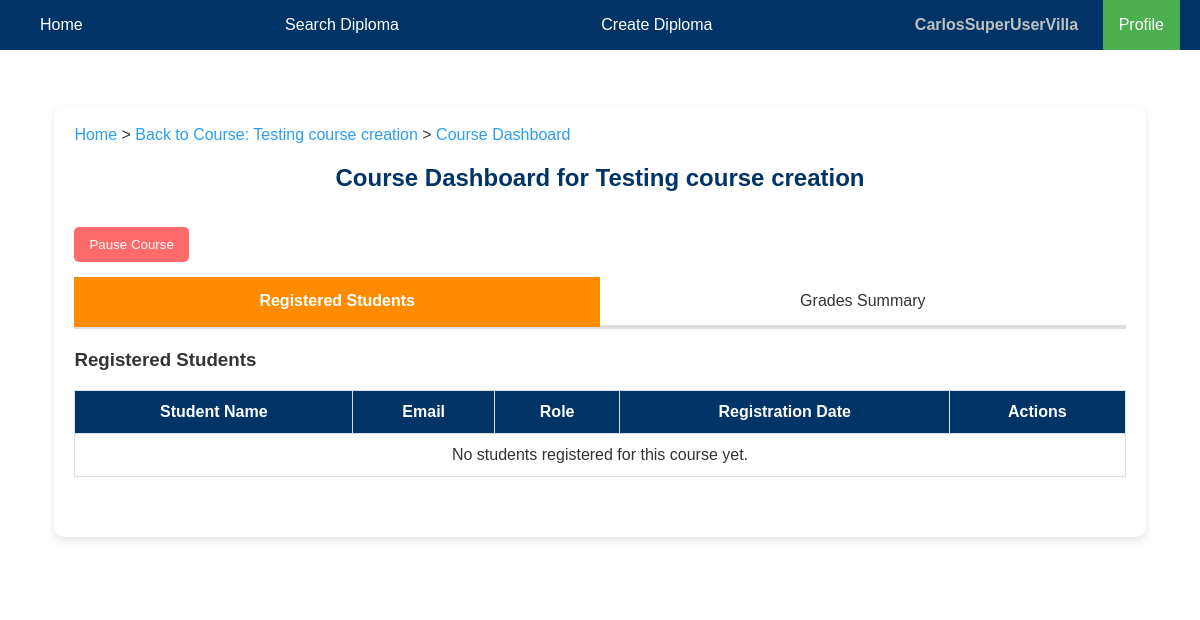
Before: /course/1/dashboard/ (signed in) with the older database file.
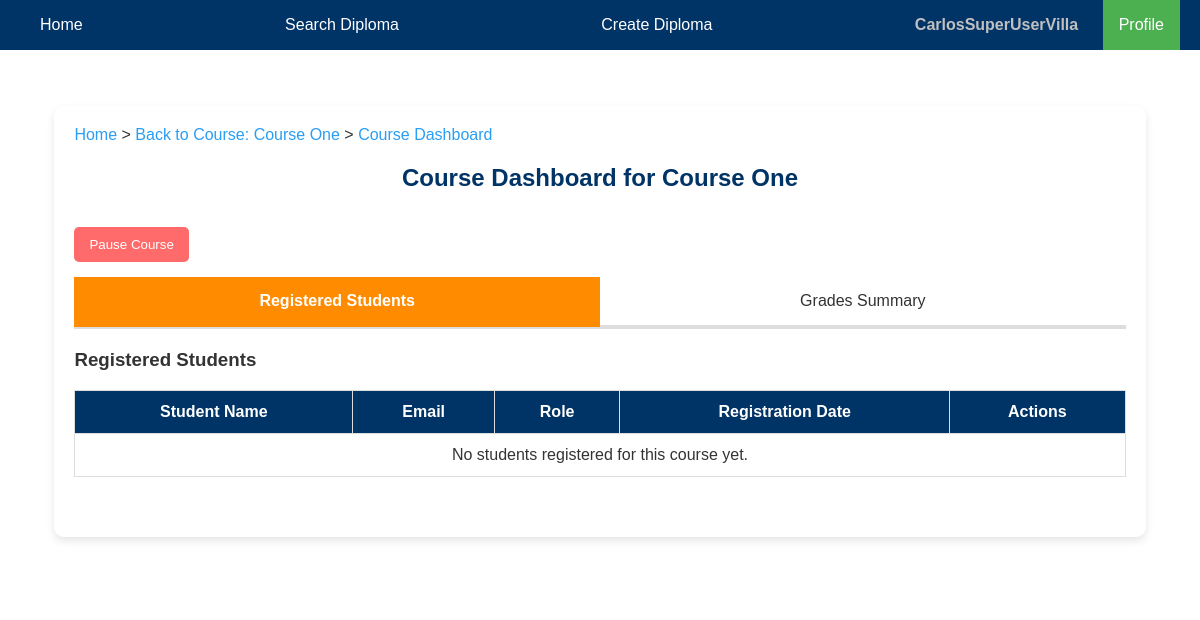
After: the same page with the newer database file.
### edu_core/models.py (models this page shows)
class Course(models.Model):
    name = models.CharField(max_length=255)
    creation_date = models.DateField(auto_now_add=True)
    last_update_date = models.DateField(auto_now=True)
    author = models.ForeignKey(CustomUser, on_delete=models.SET_NULL, null=True, limit_choices_to={'user_type': CustomUser.PROFESSOR}, related_name='authored_courses')
    students = models.ManyToManyField(CustomUser, through='Registration', related_name='registered_courses')
    image_url = models.URLField(
        max_length=500, null=True, blank=True,
        help_text="Paste a URL to the course image",
        validators=[validate_trusted_url]
    )
    description = models.TextField(null=True, blank=True)
    is_public = models.BooleanField(default=True)  # New field for public visibility
    paused = models.BooleanField(default=False)

### edu_core/views/course_views.py (the view, shortened to what this page needs)
# urls.py: path('course/<int:course_id>/dashboard/', course_dashboard, name='course_dashboard'),
@login_required
def course_dashboard(request, course_id):
    course = get_object_or_404(Course, id=course_id)
    if request.user != course.author and not request.user.is_superuser:
        return redirect('home')
    registered_students = Registration.objects.filter(course=course).select_related('student')
    lessons = course.lessons.all()
    summary_data = []
    class_averages = []
    for lesson in lessons:
        lesson_activities = lesson.activities.all()
        highest_grades = Grade.objects.filter(activity__in=lesson_activities).values('student').annotate(max_score=Max('score')).values_list('max_score', flat=True)
        lesson_average = sum(highest_grades) / len(highest_grades) if highest_grades else None
        class_averages.append({
            'lesson': lesson,
            'class_average': lesson_average
        })
    context = {
        'course': course,
        'registered_students': registered_students,
        'summary_data': summary_data,
        'class_averages': class_averages,
    }
    return render(request, 'edu_core/course/course_dashboard.html', context)

### edu_core/templates/edu_core/course/course_dashboard.html (shortened to what this page needs)
{% extends "edu_core/base.html" %}
{% load static %}
{% block content %}
<link rel="stylesheet" href="{% static 'edu_core/css/course_dashboard.css' %}" type="text/css">
<div class="course-dashboard-container">
    <nav class="breadcrumb-nav">
        <a href="{% url 'home' %}" class="breadcrumb">Home</a> &gt;
        <a href="{% url 'course_detail' course.id %}" class="breadcrumb">Back to Course: {{ course.name }}</a> &gt;
        <span class="breadcrumb current">Course Dashboard</span>
    </nav>
    <h2 class="dashboard-header">Course Dashboard for {{ course.name }}</h2>
    <form id="pause-course-form">
        <div class="pause-course-container">
            <button
                class="btn {% if course.paused %}resume-btn{% else %}pause-btn{% endif %}"
                onclick="toggleCourseStatus('{{ course.id }}', {{ course.paused|yesno:"false,true" }})">
                {% if course.paused %}Resume Course{% else %}Pause Course{% endif %}
            </button>
        </div>
    </form>
    <div class="tabs-container">
        <div class="tab active" onclick="openTab(event, 'registered-students')">Registered Students</div>
        <div class="tab" onclick="openTab(event, 'grades-summary')">Grades Summary</div>
    </div>
    <div id="registered-students" class="tab-content active">
        <h3>Registered Students</h3>
        <table class="course-summary-table">
            <thead>
                <tr>
                    <th>Student Name</th>
                    <th>Email</th>
                    <th>Role</th>
                    <th>Registration Date</th>
                    <th>Actions</th>
                </tr>
            </thead>
            <tbody>
                {% for registration in registered_students %}
                <tr>
                    <td>{{ registration.student.get_full_name }}</td>
                    <td>{{ registration.student.email }}</td>
                    <td>{{ registration.get_role_display }}</td>
                    <td>{{ registration.registration_date }}</td>
                    <td>
                        <button class="btn ban-btn"
                                onclick="toggleBan('{{ registration.id }}', {{ registration.is_banned|yesno:"true,false" }})">
                            {% if registration.is_banned %}Unban{% else %}Ban{% endif %}
                        </button>
                        <button class="btn remove-btn"
                                onclick="removeStudent('{{ registration.id }}')"
                                {% if registration.is_banned %}disabled{% endif %}>
                            Remove
                        </button>
                    </td>
                </tr>
                {% empty %}
                <tr>
                    <td colspan="5">No students registered for this course yet.</td>
                </tr>
                {% endfor %}
            </tbody>
        </table>
    </div>
</div>
{% endblock %}

Changed rows visible on the page:
changed Course: name "Testing course creation" → "Course One"
